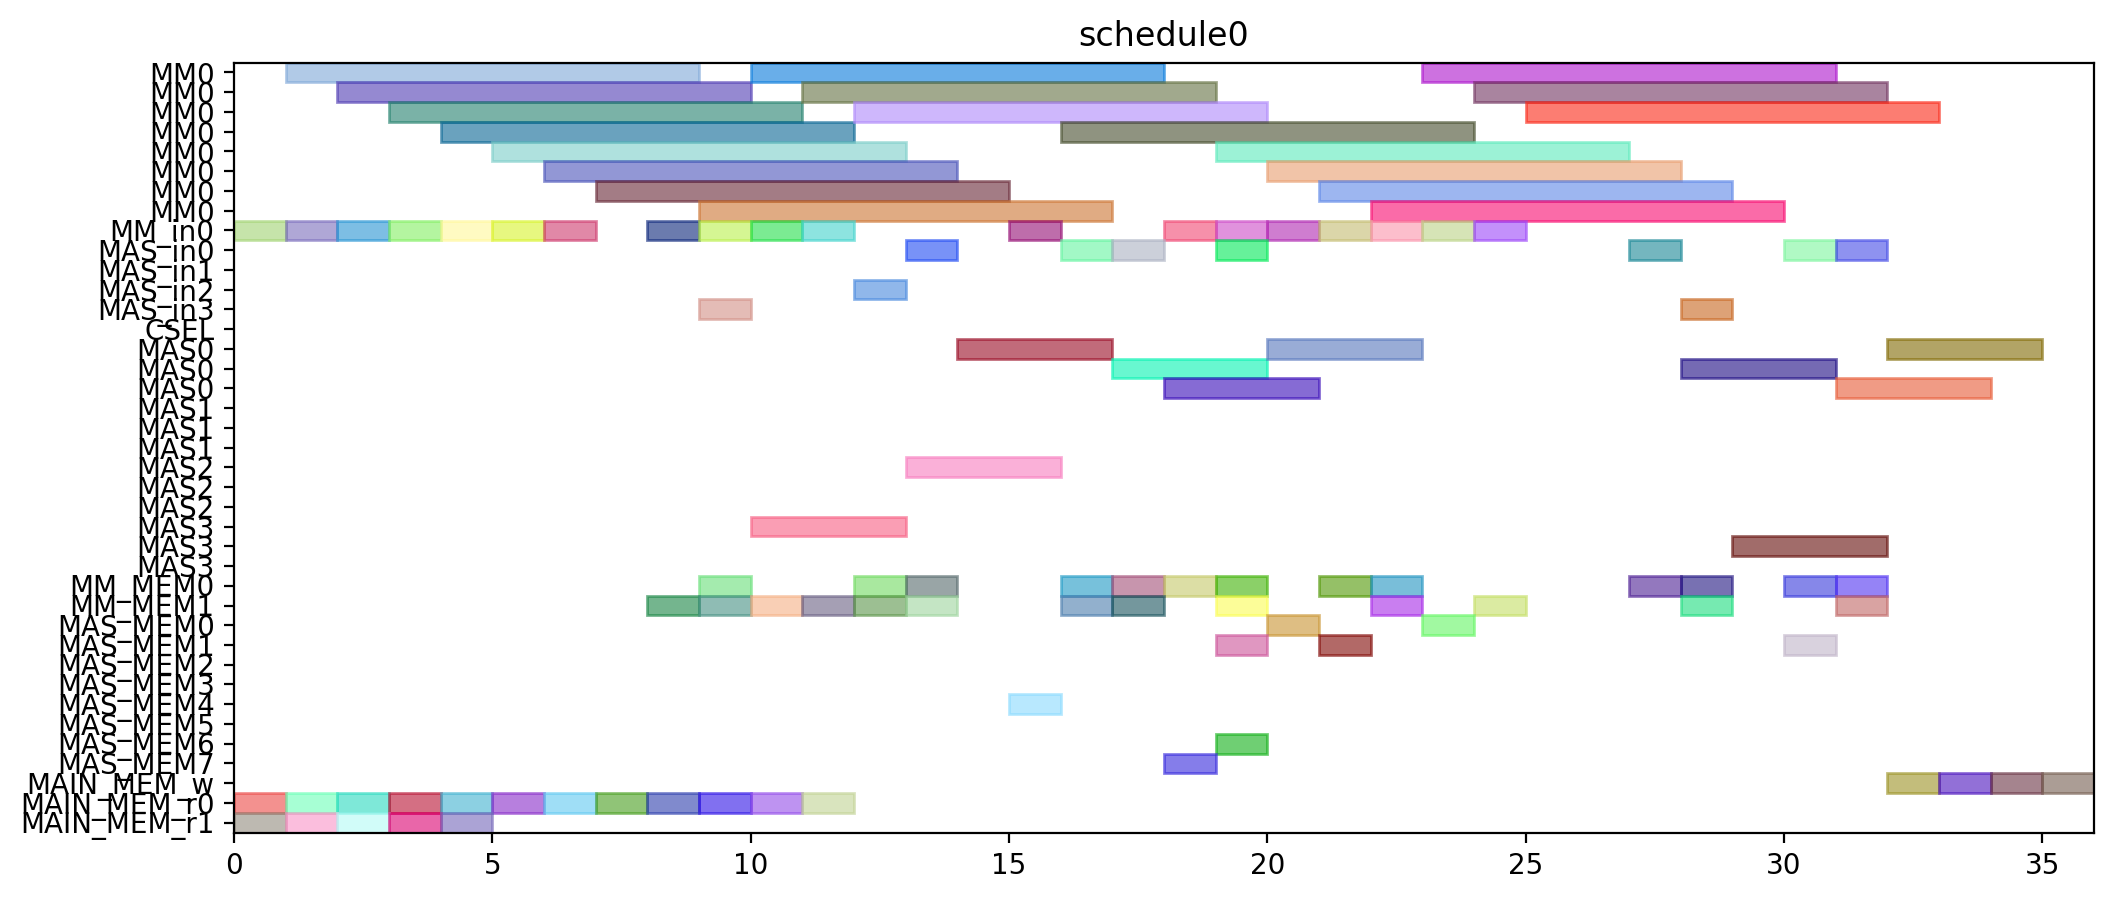

Write Python code to recreate this figure.
from pyschedule import Scenario, solvers, plotters, alt


def solve():
	horizon = 90
	S = Scenario("schedule0", horizon=horizon)

	# resource
	MM = S.Resources('MM', num=1, size=8)
	MM_in = S.Resources('MM_in', num=1)
	MAS_in = S.Resources('MAS_in', num=4)
	CSEL = S.Resource('CSEL')
	MAS = S.Resources('MAS', num=4, size=3, periods=range(1, horizon))
	MM_MEM = S.Resources('MM_MEM', num=2)
	MAS_MEM = S.Resources('MAS_MEM', num=8)
	MAIN_MEM_w = S.Resource('MAIN_MEM_w', size=1)
	MAIN_MEM_r = S.Resources('MAIN_MEM_r', num=2)

	# result of previous scheduling

	# new tasks
	T1 = S.Task('T1', length=8, delay_cost=1)
	T1 += alt(MM)
	T1_in = S.Task('T1_in', length=1, delay_cost=1)
	T1_in += alt(MM_in)
	S += T1_in*MM_in[0]<=T1*MM[0]

	T1_mem0 = S.Task('T1_mem0', length=1, delay_cost=1)
	T1_mem0 += MAIN_MEM_r[0]
	T2 = S.Task('T2', length=8, delay_cost=1)
	T2 += alt(MM)
	T2_in = S.Task('T2_in', length=1, delay_cost=1)
	T2_in += alt(MM_in)
	S += T2_in*MM_in[0]<=T2*MM[0]

	T2_mem0 = S.Task('T2_mem0', length=1, delay_cost=1)
	T2_mem0 += MAIN_MEM_r[0]
	T2_mem1 = S.Task('T2_mem1', length=1, delay_cost=1)
	T2_mem1 += MAIN_MEM_r[1]
	T3 = S.Task('T3', length=8, delay_cost=1)
	T3 += alt(MM)
	T3_in = S.Task('T3_in', length=1, delay_cost=1)
	T3_in += alt(MM_in)
	S += T3_in*MM_in[0]<=T3*MM[0]

	T3_mem0 = S.Task('T3_mem0', length=1, delay_cost=1)
	T3_mem0 += MAIN_MEM_r[0]
	T3_mem1 = S.Task('T3_mem1', length=1, delay_cost=1)
	T3_mem1 += MAIN_MEM_r[1]
	T4 = S.Task('T4', length=8, delay_cost=1)
	T4 += alt(MM)
	T4_in = S.Task('T4_in', length=1, delay_cost=1)
	T4_in += alt(MM_in)
	S += T4_in*MM_in[0]<=T4*MM[0]

	T4_mem0 = S.Task('T4_mem0', length=1, delay_cost=1)
	T4_mem0 += MAIN_MEM_r[0]
	T4_mem1 = S.Task('T4_mem1', length=1, delay_cost=1)
	T4_mem1 += MAIN_MEM_r[1]
	T5 = S.Task('T5', length=8, delay_cost=1)
	T5 += alt(MM)
	T5_in = S.Task('T5_in', length=1, delay_cost=1)
	T5_in += alt(MM_in)
	S += T5_in*MM_in[0]<=T5*MM[0]

	T5_mem0 = S.Task('T5_mem0', length=1, delay_cost=1)
	T5_mem0 += MAIN_MEM_r[0]
	T6 = S.Task('T6', length=8, delay_cost=1)
	T6 += alt(MM)
	T6_in = S.Task('T6_in', length=1, delay_cost=1)
	T6_in += alt(MM_in)
	S += T6_in*MM_in[0]<=T6*MM[0]

	T6_mem0 = S.Task('T6_mem0', length=1, delay_cost=1)
	T6_mem0 += MAIN_MEM_r[0]
	T6_mem1 = S.Task('T6_mem1', length=1, delay_cost=1)
	T6_mem1 += MAIN_MEM_r[1]
	T7 = S.Task('T7', length=8, delay_cost=1)
	T7 += alt(MM)
	T7_in = S.Task('T7_in', length=1, delay_cost=1)
	T7_in += alt(MM_in)
	S += T7_in*MM_in[0]<=T7*MM[0]

	T7_mem0 = S.Task('T7_mem0', length=1, delay_cost=1)
	T7_mem0 += MAIN_MEM_r[0]
	T7_mem1 = S.Task('T7_mem1', length=1, delay_cost=1)
	T7_mem1 += MAIN_MEM_r[1]
	T8 = S.Task('T8', length=8, delay_cost=1)
	T8 += alt(MM)
	T8_in = S.Task('T8_in', length=1, delay_cost=1)
	T8_in += alt(MM_in)
	S += T8_in*MM_in[0]<=T8*MM[0]

	T8_mem0 = S.Task('T8_mem0', length=1, delay_cost=1)
	T8_mem0 += MAIN_MEM_r[0]
	T8_mem1 = S.Task('T8_mem1', length=1, delay_cost=1)
	T8_mem1 += alt(MM_MEM)
	S += (T1*MM[0])-1 < T8_mem1*MM_MEM[1]
	S += T8_mem1 <= T8

	T9 = S.Task('T9', length=8, delay_cost=1)
	T9 += alt(MM)
	T9_in = S.Task('T9_in', length=1, delay_cost=1)
	T9_in += alt(MM_in)
	S += T9_in*MM_in[0]<=T9*MM[0]

	T9_mem0 = S.Task('T9_mem0', length=1, delay_cost=1)
	T9_mem0 += MAIN_MEM_r[0]
	T9_mem1 = S.Task('T9_mem1', length=1, delay_cost=1)
	T9_mem1 += alt(MM_MEM)
	S += (T1*MM[0])-1 < T9_mem1*MM_MEM[1]
	S += T9_mem1 <= T9

	T10 = S.Task('T10', length=8, delay_cost=1)
	T10 += alt(MM)
	T10_in = S.Task('T10_in', length=1, delay_cost=1)
	T10_in += alt(MM_in)
	S += T10_in*MM_in[0]<=T10*MM[0]

	T10_mem0 = S.Task('T10_mem0', length=1, delay_cost=1)
	T10_mem0 += MAIN_MEM_r[0]
	T10_mem1 = S.Task('T10_mem1', length=1, delay_cost=1)
	T10_mem1 += alt(MM_MEM)
	S += (T3*MM[0])-1 < T10_mem1*MM_MEM[1]
	S += T10_mem1 <= T10

	T11 = S.Task('T11', length=8, delay_cost=1)
	T11 += alt(MM)
	T11_in = S.Task('T11_in', length=1, delay_cost=1)
	T11_in += alt(MM_in)
	S += T11_in*MM_in[0]<=T11*MM[0]

	T11_mem0 = S.Task('T11_mem0', length=1, delay_cost=1)
	T11_mem0 += MAIN_MEM_r[0]
	T11_mem1 = S.Task('T11_mem1', length=1, delay_cost=1)
	T11_mem1 += alt(MM_MEM)
	S += (T3*MM[0])-1 < T11_mem1*MM_MEM[1]
	S += T11_mem1 <= T11

	T12 = S.Task('T12', length=3, delay_cost=1)
	T12 += alt(MAS)
	T12_in = S.Task('T12_in', length=1, delay_cost=1)
	T12_in += alt(MAS_in)
	S += T12_in*MAS_in[0]<=T12*MAS[0]

	S += T12_in*MAS_in[1]<=T12*MAS[1]

	S += T12_in*MAS_in[2]<=T12*MAS[2]

	S += T12_in*MAS_in[3]<=T12*MAS[3]

	T12_mem0 = S.Task('T12_mem0', length=1, delay_cost=1)
	T12_mem0 += alt(MM_MEM)
	S += (T4*MM[0])-1 < T12_mem0*MM_MEM[0]
	S += T12_mem0 <= T12

	T12_mem1 = S.Task('T12_mem1', length=1, delay_cost=1)
	T12_mem1 += alt(MM_MEM)
	S += (T2*MM[0])-1 < T12_mem1*MM_MEM[1]
	S += T12_mem1 <= T12

	T13 = S.Task('T13', length=3, delay_cost=1)
	T13 += alt(MAS)
	T13_in = S.Task('T13_in', length=1, delay_cost=1)
	T13_in += alt(MAS_in)
	S += T13_in*MAS_in[0]<=T13*MAS[0]

	S += T13_in*MAS_in[1]<=T13*MAS[1]

	S += T13_in*MAS_in[2]<=T13*MAS[2]

	S += T13_in*MAS_in[3]<=T13*MAS[3]

	T13_mem0 = S.Task('T13_mem0', length=1, delay_cost=1)
	T13_mem0 += alt(MM_MEM)
	S += (T4*MM[0])-1 < T13_mem0*MM_MEM[0]
	S += T13_mem0 <= T13

	T13_mem1 = S.Task('T13_mem1', length=1, delay_cost=1)
	T13_mem1 += alt(MM_MEM)
	S += (T2*MM[0])-1 < T13_mem1*MM_MEM[1]
	S += T13_mem1 <= T13

	T15 = S.Task('T15', length=3, delay_cost=1)
	T15 += alt(MAS)
	T15_in = S.Task('T15_in', length=1, delay_cost=1)
	T15_in += alt(MAS_in)
	S += T15_in*MAS_in[0]<=T15*MAS[0]

	S += T15_in*MAS_in[1]<=T15*MAS[1]

	S += T15_in*MAS_in[2]<=T15*MAS[2]

	S += T15_in*MAS_in[3]<=T15*MAS[3]

	T15_mem0 = S.Task('T15_mem0', length=1, delay_cost=1)
	T15_mem0 += alt(MM_MEM)
	S += (T7*MM[0])-1 < T15_mem0*MM_MEM[0]
	S += T15_mem0 <= T15

	T14 = S.Task('T14', length=8, delay_cost=1)
	T14 += alt(MM)
	T14_in = S.Task('T14_in', length=1, delay_cost=1)
	T14_in += alt(MM_in)
	S += T14_in*MM_in[0]<=T14*MM[0]

	T14_mem0 = S.Task('T14_mem0', length=1, delay_cost=1)
	T14_mem0 += alt(MAS_MEM)
	S += (T13*MAS[0])-1 < T14_mem0*MAS_MEM[0]
	S += (T13*MAS[1])-1 < T14_mem0*MAS_MEM[2]
	S += (T13*MAS[2])-1 < T14_mem0*MAS_MEM[4]
	S += (T13*MAS[3])-1 < T14_mem0*MAS_MEM[6]
	S += T14_mem0 <= T14

	T16 = S.Task('T16', length=8, delay_cost=1)
	T16 += alt(MM)
	T16_in = S.Task('T16_in', length=1, delay_cost=1)
	T16_in += alt(MM_in)
	S += T16_in*MM_in[0]<=T16*MM[0]

	T16_mem0 = S.Task('T16_mem0', length=1, delay_cost=1)
	T16_mem0 += alt(MM_MEM)
	S += (T1*MM[0])-1 < T16_mem0*MM_MEM[0]
	S += T16_mem0 <= T16

	T16_mem1 = S.Task('T16_mem1', length=1, delay_cost=1)
	T16_mem1 += alt(MM_MEM)
	S += (T8*MM[0])-1 < T16_mem1*MM_MEM[1]
	S += T16_mem1 <= T16

	T17 = S.Task('T17', length=8, delay_cost=1)
	T17 += alt(MM)
	T17_in = S.Task('T17_in', length=1, delay_cost=1)
	T17_in += alt(MM_in)
	S += T17_in*MM_in[0]<=T17*MM[0]

	T17_mem0 = S.Task('T17_mem0', length=1, delay_cost=1)
	T17_mem0 += alt(MM_MEM)
	S += (T8*MM[0])-1 < T17_mem0*MM_MEM[0]
	S += T17_mem0 <= T17

	T17_mem1 = S.Task('T17_mem1', length=1, delay_cost=1)
	T17_mem1 += alt(MAS_MEM)
	S += (T15*MAS[0])-1 < T17_mem1*MAS_MEM[1]
	S += (T15*MAS[1])-1 < T17_mem1*MAS_MEM[3]
	S += (T15*MAS[2])-1 < T17_mem1*MAS_MEM[5]
	S += (T15*MAS[3])-1 < T17_mem1*MAS_MEM[7]
	S += T17_mem1 <= T17

	T18 = S.Task('T18', length=3, delay_cost=1)
	T18 += alt(MAS)
	T18_in = S.Task('T18_in', length=1, delay_cost=1)
	T18_in += alt(MAS_in)
	S += T18_in*MAS_in[0]<=T18*MAS[0]

	S += T18_in*MAS_in[1]<=T18*MAS[1]

	S += T18_in*MAS_in[2]<=T18*MAS[2]

	S += T18_in*MAS_in[3]<=T18*MAS[3]

	T18_mem0 = S.Task('T18_mem0', length=1, delay_cost=1)
	T18_mem0 += alt(MM_MEM)
	S += (T5*MM[0])-1 < T18_mem0*MM_MEM[0]
	S += T18_mem0 <= T18

	T18_mem1 = S.Task('T18_mem1', length=1, delay_cost=1)
	T18_mem1 += alt(MM_MEM)
	S += (T9*MM[0])-1 < T18_mem1*MM_MEM[1]
	S += T18_mem1 <= T18

	T19 = S.Task('T19', length=3, delay_cost=1)
	T19 += alt(MAS)
	T19_in = S.Task('T19_in', length=1, delay_cost=1)
	T19_in += alt(MAS_in)
	S += T19_in*MAS_in[0]<=T19*MAS[0]

	S += T19_in*MAS_in[1]<=T19*MAS[1]

	S += T19_in*MAS_in[2]<=T19*MAS[2]

	S += T19_in*MAS_in[3]<=T19*MAS[3]

	T19_mem0 = S.Task('T19_mem0', length=1, delay_cost=1)
	T19_mem0 += alt(MM_MEM)
	S += (T5*MM[0])-1 < T19_mem0*MM_MEM[0]
	S += T19_mem0 <= T19

	T19_mem1 = S.Task('T19_mem1', length=1, delay_cost=1)
	T19_mem1 += alt(MM_MEM)
	S += (T9*MM[0])-1 < T19_mem1*MM_MEM[1]
	S += T19_mem1 <= T19

	T21 = S.Task('T21', length=3, delay_cost=1)
	T21 += alt(MAS)
	T21_in = S.Task('T21_in', length=1, delay_cost=1)
	T21_in += alt(MAS_in)
	S += T21_in*MAS_in[0]<=T21*MAS[0]

	S += T21_in*MAS_in[1]<=T21*MAS[1]

	S += T21_in*MAS_in[2]<=T21*MAS[2]

	S += T21_in*MAS_in[3]<=T21*MAS[3]

	T21_mem0 = S.Task('T21_mem0', length=1, delay_cost=1)
	T21_mem0 += alt(MM_MEM)
	S += (T6*MM[0])-1 < T21_mem0*MM_MEM[0]
	S += T21_mem0 <= T21

	T21_mem1 = S.Task('T21_mem1', length=1, delay_cost=1)
	T21_mem1 += alt(MM_MEM)
	S += (T10*MM[0])-1 < T21_mem1*MM_MEM[1]
	S += T21_mem1 <= T21

	T24 = S.Task('T24', length=8, delay_cost=1)
	T24 += alt(MM)
	T24_in = S.Task('T24_in', length=1, delay_cost=1)
	T24_in += alt(MM_in)
	S += T24_in*MM_in[0]<=T24*MM[0]

	T24_mem0 = S.Task('T24_mem0', length=1, delay_cost=1)
	T24_mem0 += alt(MM_MEM)
	S += (T11*MM[0])-1 < T24_mem0*MM_MEM[0]
	S += T24_mem0 <= T24

	T24_mem1 = S.Task('T24_mem1', length=1, delay_cost=1)
	T24_mem1 += alt(MAS_MEM)
	S += (T12*MAS[0])-1 < T24_mem1*MAS_MEM[1]
	S += (T12*MAS[1])-1 < T24_mem1*MAS_MEM[3]
	S += (T12*MAS[2])-1 < T24_mem1*MAS_MEM[5]
	S += (T12*MAS[3])-1 < T24_mem1*MAS_MEM[7]
	S += T24_mem1 <= T24

	T20 = S.Task('T20', length=8, delay_cost=1)
	T20 += alt(MM)
	T20_in = S.Task('T20_in', length=1, delay_cost=1)
	T20_in += alt(MM_in)
	S += T20_in*MM_in[0]<=T20*MM[0]

	T20_mem0 = S.Task('T20_mem0', length=1, delay_cost=1)
	T20_mem0 += alt(MAS_MEM)
	S += (T15*MAS[0])-1 < T20_mem0*MAS_MEM[0]
	S += (T15*MAS[1])-1 < T20_mem0*MAS_MEM[2]
	S += (T15*MAS[2])-1 < T20_mem0*MAS_MEM[4]
	S += (T15*MAS[3])-1 < T20_mem0*MAS_MEM[6]
	S += T20_mem0 <= T20

	T20_mem1 = S.Task('T20_mem1', length=1, delay_cost=1)
	T20_mem1 += alt(MAS_MEM)
	S += (T18*MAS[0])-1 < T20_mem1*MAS_MEM[1]
	S += (T18*MAS[1])-1 < T20_mem1*MAS_MEM[3]
	S += (T18*MAS[2])-1 < T20_mem1*MAS_MEM[5]
	S += (T18*MAS[3])-1 < T20_mem1*MAS_MEM[7]
	S += T20_mem1 <= T20

	T22 = S.Task('T22', length=8, delay_cost=1)
	T22 += alt(MM)
	T22_in = S.Task('T22_in', length=1, delay_cost=1)
	T22_in += alt(MM_in)
	S += T22_in*MM_in[0]<=T22*MM[0]

	T22_mem0 = S.Task('T22_mem0', length=1, delay_cost=1)
	T22_mem0 += alt(MAS_MEM)
	S += (T21*MAS[0])-1 < T22_mem0*MAS_MEM[0]
	S += (T21*MAS[1])-1 < T22_mem0*MAS_MEM[2]
	S += (T21*MAS[2])-1 < T22_mem0*MAS_MEM[4]
	S += (T21*MAS[3])-1 < T22_mem0*MAS_MEM[6]
	S += T22_mem0 <= T22

	T23 = S.Task('T23', length=8, delay_cost=1)
	T23 += alt(MM)
	T23_in = S.Task('T23_in', length=1, delay_cost=1)
	T23_in += alt(MM_in)
	S += T23_in*MM_in[0]<=T23*MM[0]

	T23_mem0 = S.Task('T23_mem0', length=1, delay_cost=1)
	T23_mem0 += alt(MAS_MEM)
	S += (T19*MAS[0])-1 < T23_mem0*MAS_MEM[0]
	S += (T19*MAS[1])-1 < T23_mem0*MAS_MEM[2]
	S += (T19*MAS[2])-1 < T23_mem0*MAS_MEM[4]
	S += (T19*MAS[3])-1 < T23_mem0*MAS_MEM[6]
	S += T23_mem0 <= T23

	Z2_new = S.Task('Z2_new', length=8, delay_cost=1)
	Z2_new += alt(MM)
	Z2_new_in = S.Task('Z2_new_in', length=1, delay_cost=1)
	Z2_new_in += alt(MM_in)
	S += Z2_new_in*MM_in[0]<=Z2_new*MM[0]

	S += 0<Z2_new

	Z2_new_w = S.Task('Z2_new_w', length=1, delay_cost=1)
	Z2_new_w += alt(MAIN_MEM_w)
	S += Z2_new <= Z2_new_w

	Z2_new_mem0 = S.Task('Z2_new_mem0', length=1, delay_cost=1)
	Z2_new_mem0 += MAIN_MEM_r[0]
	Z2_new_mem1 = S.Task('Z2_new_mem1', length=1, delay_cost=1)
	Z2_new_mem1 += alt(MM_MEM)
	S += (T14*MM[0])-1 < Z2_new_mem1*MM_MEM[1]
	S += Z2_new_mem1 <= Z2_new

	T25 = S.Task('T25', length=3, delay_cost=1)
	T25 += alt(MAS)
	T25_in = S.Task('T25_in', length=1, delay_cost=1)
	T25_in += alt(MAS_in)
	S += T25_in*MAS_in[0]<=T25*MAS[0]

	S += T25_in*MAS_in[1]<=T25*MAS[1]

	S += T25_in*MAS_in[2]<=T25*MAS[2]

	S += T25_in*MAS_in[3]<=T25*MAS[3]

	T25_mem0 = S.Task('T25_mem0', length=1, delay_cost=1)
	T25_mem0 += alt(MM_MEM)
	S += (T20*MM[0])-1 < T25_mem0*MM_MEM[0]
	S += T25_mem0 <= T25

	X2_new = S.Task('X2_new', length=3, delay_cost=1)
	X2_new += alt(MAS)
	X2_new_in = S.Task('X2_new_in', length=1, delay_cost=1)
	X2_new_in += alt(MAS_in)
	S += X2_new_in*MAS_in[0]<=X2_new*MAS[0]

	S += X2_new_in*MAS_in[1]<=X2_new*MAS[1]

	S += X2_new_in*MAS_in[2]<=X2_new*MAS[2]

	S += X2_new_in*MAS_in[3]<=X2_new*MAS[3]

	S += 0<X2_new

	X2_new_w = S.Task('X2_new_w', length=1, delay_cost=1)
	X2_new_w += alt(MAIN_MEM_w)
	S += X2_new <= X2_new_w

	X2_new_mem0 = S.Task('X2_new_mem0', length=1, delay_cost=1)
	X2_new_mem0 += alt(MM_MEM)
	S += (T22*MM[0])-1 < X2_new_mem0*MM_MEM[0]
	S += X2_new_mem0 <= X2_new

	X2_new_mem1 = S.Task('X2_new_mem1', length=1, delay_cost=1)
	X2_new_mem1 += alt(MM_MEM)
	S += (T24*MM[0])-1 < X2_new_mem1*MM_MEM[1]
	S += X2_new_mem1 <= X2_new

	X1_new = S.Task('X1_new', length=3, delay_cost=1)
	X1_new += alt(MAS)
	X1_new_in = S.Task('X1_new_in', length=1, delay_cost=1)
	X1_new_in += alt(MAS_in)
	S += X1_new_in*MAS_in[0]<=X1_new*MAS[0]

	S += X1_new_in*MAS_in[1]<=X1_new*MAS[1]

	S += X1_new_in*MAS_in[2]<=X1_new*MAS[2]

	S += X1_new_in*MAS_in[3]<=X1_new*MAS[3]

	S += 0<X1_new

	X1_new_w = S.Task('X1_new_w', length=1, delay_cost=1)
	X1_new_w += alt(MAIN_MEM_w)
	S += X1_new <= X1_new_w

	X1_new_mem0 = S.Task('X1_new_mem0', length=1, delay_cost=1)
	X1_new_mem0 += alt(MM_MEM)
	S += (T23*MM[0])-1 < X1_new_mem0*MM_MEM[0]
	S += X1_new_mem0 <= X1_new

	X1_new_mem1 = S.Task('X1_new_mem1', length=1, delay_cost=1)
	X1_new_mem1 += alt(MM_MEM)
	S += (T17*MM[0])-1 < X1_new_mem1*MM_MEM[1]
	S += X1_new_mem1 <= X1_new

	Z1_new = S.Task('Z1_new', length=3, delay_cost=1)
	Z1_new += alt(MAS)
	Z1_new_in = S.Task('Z1_new_in', length=1, delay_cost=1)
	Z1_new_in += alt(MAS_in)
	S += Z1_new_in*MAS_in[0]<=Z1_new*MAS[0]

	S += Z1_new_in*MAS_in[1]<=Z1_new*MAS[1]

	S += Z1_new_in*MAS_in[2]<=Z1_new*MAS[2]

	S += Z1_new_in*MAS_in[3]<=Z1_new*MAS[3]

	S += 0<Z1_new

	Z1_new_w = S.Task('Z1_new_w', length=1, delay_cost=1)
	Z1_new_w += alt(MAIN_MEM_w)
	S += Z1_new <= Z1_new_w

	Z1_new_mem0 = S.Task('Z1_new_mem0', length=1, delay_cost=1)
	Z1_new_mem0 += alt(MM_MEM)
	S += (T16*MM[0])-1 < Z1_new_mem0*MM_MEM[0]
	S += Z1_new_mem0 <= Z1_new

	Z1_new_mem1 = S.Task('Z1_new_mem1', length=1, delay_cost=1)
	Z1_new_mem1 += alt(MAS_MEM)
	S += (T25*MAS[0])-1 < Z1_new_mem1*MAS_MEM[1]
	S += (T25*MAS[1])-1 < Z1_new_mem1*MAS_MEM[3]
	S += (T25*MAS[2])-1 < Z1_new_mem1*MAS_MEM[5]
	S += (T25*MAS[3])-1 < Z1_new_mem1*MAS_MEM[7]
	S += Z1_new_mem1 <= Z1_new

	solvers.mip.solve(S,msg=1,kind='CPLEX',ratio_gap=1.01)

	solution = [['hoge']*len(S.solution()[1]) for i in range(len(S.solution()))]
	for i in range(len(S.solution())):
		for j in range(len(S.solution()[i])):
			solution[i][j]=str(S.solution()[i][j])
	print(solution)

	cycles = int(solution[-1][3])

	pic_file_name = "/home/mfukuda/ABE/multiRAM_multiMAS_16mux/scheduling_result/stage8MM1_stage3MAS4/EP_LADDERMUL/schedule0.png"
	if(S.solution() != []):
		plotters.matplotlib.plot(S,img_filename=pic_file_name, show_task_labels=False, fig_size=(cycles*0.25+3, 5))

	return solution
